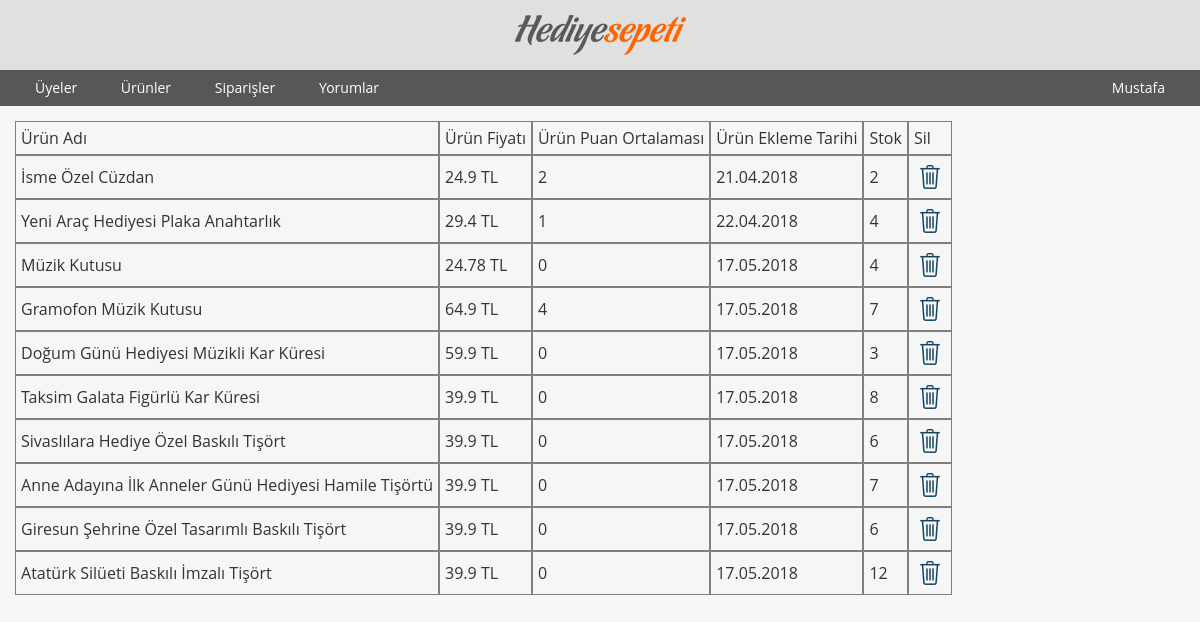
Page /hediyesepeti.com/admin.php?urunleri_listele (signed in) on the committed database.
### tables this page shows
CREATE TABLE `users` (
  `id` int(11) NOT NULL,
  `ad` varchar(255) NOT NULL,
  `mail` varchar(255) NOT NULL,
  `sifre` varchar(255) NOT NULL,
  `tarih` varchar(11) NOT NULL,
  `telefon` varchar(20) NOT NULL,
  `foto` varchar(2555) NOT NULL DEFAULT 'default.png',
  `yetki` int(11) NOT NULL DEFAULT '0'
);

CREATE TABLE `urunler` (
  `urun_id` int(11) NOT NULL,
  `urun_adi` varchar(255) NOT NULL,
  `urun_fiyat` double NOT NULL,
  `urun_ortalamasi` float NOT NULL,
  `urun_foto1` varchar(200) NOT NULL,
  `urun_foto2` varchar(200) NOT NULL,
  `urun_foto3` varchar(200) NOT NULL,
  `urun_foto4` varchar(200) NOT NULL,
  `urun_ozellikleri` varchar(1000) NOT NULL,
  `urun_tarih` varchar(12) NOT NULL,
  `cinsiyet` varchar(6) NOT NULL,
  `kategoriid` int(11) NOT NULL,
  `yas_aralik` int(11) NOT NULL,
  `stok` int(11) NOT NULL
);

### hediyesepeti.com/admin.php (the view, shortened to what this page needs)
<?php
	include("login.php");
?>
<html>
<head>
	<link rel="stylesheet" type="text/css" href="css/theme.css">
</head>
<body>
	<?php if(@$_SESSION["admin"]){ ?>
	<div class="admin_header">
		<div class="admin_header_content">
			<a href="admin.php"><div class="sepet_logo"></div></a>
		</div>
		<div class="admin_header_alt">
			<div class="admin_header_alt_ic">
				<ul>
					<li><a href="admin.php?uyeler">Üyeler</a></li>
					<li><a href="#">Ürünler</a>
					</li>
					<li><a href="?siparisler">Siparişler</a></li>
					<li><a href="?yorumlar">Yorumlar</a></li>
					<?php
						$admin_mail = $_SESSION["admin_mail"];
						$sql_admin = mysqli_query($baglanti,"SELECT * FROM users WHERE mail='$admin_mail'");
						$admin_isim = mysqli_fetch_array($sql_admin);
					?>
					<li class="hesap"><a href="?yorumlar"><?php echo $admin_isim["ad"] ?></a>
					</li>
				</ul>
		</div>
		</div>
	</div>
	<div class="admin_content">
		<?php
			$mail = $_SESSION["admin_mail"];
			$sql_uyeler=mysqli_query($baglanti,"SELECT * FROM users WHERE mail!='$mail'");
			if (isset($_GET["uyeler"])) {
				if (mysqli_num_rows($sql_uyeler)>0) {
				echo "<table cellpadding='5' cellspacing='0'>";
				echo "<tr><td>İsim</td><td>Mail</td><td>Kayıt Tarihi</td><td>Admin</td><td>Sil</td></tr>";
				while ($row = mysqli_fetch_array($sql_uyeler)) { ?>
					<tr>
					<td><?php echo $row["ad"] ?></td>
					<td><?php echo $row["mail"] ?></td>
					<td><?php echo $row["tarih"] ?></td>
					<td><?php if ($row["yetki"]==0) {  ?><a href="admin.php?uyeler&admin=<?php echo $row["id"]?>"><img src="images/content/if_administrator_star_67248.png" width="32" height="32"></a> <?php } else { ?> <a href="admin.php?uyeler&admin_cikart=<?php echo $row["id"]?>"><img src="images/content/if_administrator_delete_67245.png" width="32" height="32"></a><?php } ?></td>
					<td><a href="admin.php?uyeler&id=<?php echo $row["id"]?>"><img src="images/content/user-delete-icon.png" width="32" height="32"></a></td>
				</tr>
				<?php
				}
				echo "</table>";
				}
				if (isset($_GET["admin"])) {
					$admin_id = $_GET["admin"];
					$admin_guncelle = mysqli_query($baglanti,"UPDATE users SET yetki=1 WHERE id='$admin_id'");
					header("location: ".$_SERVER['HTTP_REFERER']."");
				}
				else if (isset($_GET["admin_cikart"])) {
					$admin_id = $_GET["admin_cikart"];
					$admin_guncelle = mysqli_query($baglanti,"UPDATE users SET yetki=0 WHERE id='$admin_id'");
					header("location: ".$_SERVER['HTTP_REFERER']."");
				}
				if (isset($_GET["id"])) {
					$id = $_GET["id"];
					$sil_sql = mysqli_query($baglanti,"DELETE FROM users WHERE id ='$id'");
					header("location: ".$_SERVER['HTTP_REFERER']."");
				}
			}
			else if(isset($_GET["urunleri_listele"])){
				$urun_sql = mysqli_query($baglanti,"SELECT * FROM urunler");
				echo "<table cellpadding='5' cellspacing='0'>";
				echo "<tr><td>Ürün Adı</td><td>Ürün Fiyatı</td><td>Ürün Puan Ortalaması</td><td>Ürün Ekleme Tarihi</td><td>Stok</td><td>Sil</td></tr>";
				while($yaz=mysqli_fetch_array($urun_sql)){ ?>
				<tr>
					<td><?php echo $yaz["urun_adi"] ?></td>
					<td><?php echo $yaz["urun_fiyat"] ?> TL</td>
					<td><?php echo $yaz["urun_ortalamasi"] ?></td>
					<td><?php echo $yaz["urun_tarih"] ?></td>
					<td><?php echo $yaz["stok"] ?></td>
					<td><a href="admin.php?urunleri_listele&urun_id=<?php echo $yaz["urun_id"] ?>"><img src="images/content/if_basket_1814090.png"></a></td>
				</tr>
				<?php
				}
				echo "</table>";
			}
		?>
	</div>
	<?php }
 	else {
 		echo "<script>alert('Bu sayfaya erişmeye yetkiniz yok.');</script>";
 		echo "<script>window.location = 'index.php'</script>";
 	?>
<?php } ?>
</body>
</html>

### hediyesepeti.com/css/theme.css (style rules this page uses)
body { margin: 0; padding: 0; font-family: 'Open Sans',Helvetica,Arial,sans-serif; font-size: 14px; line-height: 1.4; color: #333; background: #f6f6f6; }
a { text-decoration: none; }
.sepet_logo { width: 171px; height: 40px; margin: 0 auto; background: url("../images/header/logo.png"); }
a { color: #666; }
.admin_header { width: 100%; background: #e0e0e1; }
.admin_header_content { width: 1170px; margin: 0 auto; height: auto; padding: 15px; }
.admin_header_alt_ic ul { margin: 0; padding: 0; position: relative; }
.admin_header_alt_ic li { list-style-type: none; display: inline-block; background: #575757 ; }
.admin_header_alt_ic li>a { color:white; padding: 8px 20px; display: block; }
.admin_header_alt { width: 100%; background: #575757 ; }
.admin_header_alt_ic { width: 1170px; margin: 0 auto; }
.admin_content { width: 1170px; margin: 15px auto; }
.admin_content table td { border:1px solid gray; }
li.hesap { text-align: right; float: right; }

### rows in the picture
users: ad "Mustafa"
urunler: urun_adi "İsme Özel Cüzdan", urun_fiyat "24.9", urun_ortalamasi "2", urun_tarih "21.04.2018", stok "2"
urunler: urun_adi "Yeni Araç Hediyesi Plaka Anahtarlık", urun_fiyat "29.4", urun_ortalamasi "1", urun_tarih "22.04.2018", stok "4"
urunler: urun_adi "Müzik Kutusu", urun_fiyat "24.78", urun_ortalamasi "0", urun_tarih "17.05.2018", stok "4"
urunler: urun_adi "Gramofon Müzik Kutusu", urun_fiyat "64.9", urun_ortalamasi "4", urun_tarih "17.05.2018", stok "7"
urunler: urun_adi "Doğum Günü Hediyesi Müzikli Kar Küresi", urun_fiyat "59.9", urun_ortalamasi "0", urun_tarih "17.05.2018", stok "3"
urunler: urun_adi "Taksim Galata Figürlü Kar Küresi", urun_fiyat "39.9", urun_ortalamasi "0", urun_tarih "17.05.2018", stok "8"
urunler: urun_adi "Sivaslılara Hediye Özel Baskılı Tişört", urun_fiyat "39.9", urun_ortalamasi "0", urun_tarih "17.05.2018", stok "6"
urunler: urun_adi "Anne Adayına İlk Anneler Günü Hediyesi Hamile Tişörtü", urun_fiyat "39.9", urun_ortalamasi "0", urun_tarih "17.05.2018", stok "7"
urunler: urun_adi "Giresun Şehrine Özel Tasarımlı Baskılı Tişört", urun_fiyat "39.9", urun_ortalamasi "0", urun_tarih "17.05.2018", stok "6"
urunler: urun_adi "Atatürk Silüeti Baskılı İmzalı Tişört", urun_fiyat "39.9", urun_ortalamasi "0", urun_tarih "17.05.2018", stok "12"
